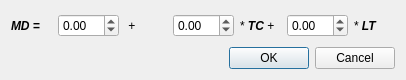
<?xml version="1.0" encoding="UTF-8"?>
<ui version="4.0">
 <class>mldwindow</class>
 <widget class="QDialog" name="mldwindow">
  <property name="geometry">
   <rect>
    <x>0</x>
    <y>0</y>
    <width>406</width>
    <height>80</height>
   </rect>
  </property>
  <property name="windowTitle">
   <string>Modify Parameters in Max Limb Diameter Approach</string>
  </property>
  <layout class="QGridLayout" name="gridLayout">
   <item row="0" column="0">
    <layout class="QHBoxLayout" name="horizontalLayout">
     <item>
      <widget class="QLabel" name="label_4">
       <property name="text">
        <string>&lt;html&gt;&lt;head/&gt;&lt;body&gt;&lt;p&gt;&lt;span style=&quot; font-weight:600; font-style:italic;&quot;&gt;MD  = &lt;/span&gt;&lt;/p&gt;&lt;/body&gt;&lt;/html&gt;</string>
       </property>
      </widget>
     </item>
     <item>
      <widget class="QDoubleSpinBox" name="sb_md1">
       <property name="minimum">
        <double>-10.000000000000000</double>
       </property>
       <property name="maximum">
        <double>10.000000000000000</double>
       </property>
       <property name="singleStep">
        <double>0.020000000000000</double>
       </property>
      </widget>
     </item>
     <item>
      <widget class="QLabel" name="label_2">
       <property name="text">
        <string> + </string>
       </property>
      </widget>
     </item>
     <item>
      <widget class="QDoubleSpinBox" name="sb_md2">
       <property name="minimum">
        <double>-10.000000000000000</double>
       </property>
       <property name="maximum">
        <double>10.000000000000000</double>
       </property>
       <property name="singleStep">
        <double>0.020000000000000</double>
       </property>
      </widget>
     </item>
     <item>
      <widget class="QLabel" name="label">
       <property name="text">
        <string>&lt;html&gt;&lt;head/&gt;&lt;body&gt;&lt;p&gt; *  &lt;span style=&quot; font-weight:600; font-style:italic;&quot;&gt;TC&lt;/span&gt; + &lt;/p&gt;&lt;/body&gt;&lt;/html&gt;</string>
       </property>
      </widget>
     </item>
     <item>
      <widget class="QDoubleSpinBox" name="sb_md3">
       <property name="minimum">
        <double>-10.000000000000000</double>
       </property>
       <property name="maximum">
        <double>10.000000000000000</double>
       </property>
       <property name="singleStep">
        <double>0.020000000000000</double>
       </property>
      </widget>
     </item>
     <item>
      <widget class="QLabel" name="label_3">
       <property name="text">
        <string>&lt;html&gt;&lt;head/&gt;&lt;body&gt;&lt;p&gt; *  &lt;span style=&quot; font-weight:600; font-style:italic;&quot;&gt;LT&lt;/span&gt;&lt;/p&gt;&lt;/body&gt;&lt;/html&gt;</string>
       </property>
      </widget>
     </item>
    </layout>
   </item>
   <item row="1" column="0">
    <widget class="QDialogButtonBox" name="buttonBox">
     <property name="orientation">
      <enum>Qt::Horizontal</enum>
     </property>
     <property name="standardButtons">
      <set>QDialogButtonBox::Cancel|QDialogButtonBox::Ok</set>
     </property>
     <property name="centerButtons">
      <bool>false</bool>
     </property>
    </widget>
   </item>
  </layout>
 </widget>
 <resources/>
 <connections>
  <connection>
   <sender>buttonBox</sender>
   <signal>accepted()</signal>
   <receiver>mldwindow</receiver>
   <slot>accept()</slot>
   <hints>
    <hint type="sourcelabel">
     <x>248</x>
     <y>254</y>
    </hint>
    <hint type="destinationlabel">
     <x>157</x>
     <y>274</y>
    </hint>
   </hints>
  </connection>
  <connection>
   <sender>buttonBox</sender>
   <signal>rejected()</signal>
   <receiver>mldwindow</receiver>
   <slot>reject()</slot>
   <hints>
    <hint type="sourcelabel">
     <x>316</x>
     <y>260</y>
    </hint>
    <hint type="destinationlabel">
     <x>286</x>
     <y>274</y>
    </hint>
   </hints>
  </connection>
 </connections>
</ui>
